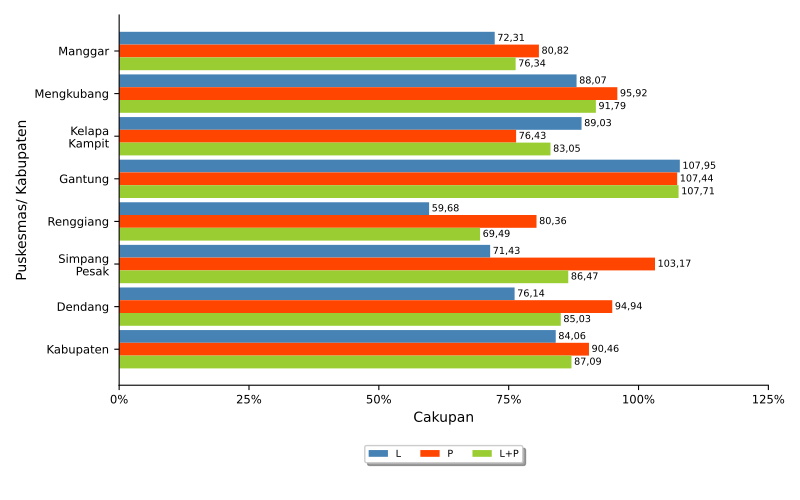

Generate this figure with Python:
import numpy as np
import matplotlib.pyplot as plt
import pandas
from textwrap import wrap
from matplotlib.ticker import FuncFormatter
import locale
locale.setlocale(locale.LC_ALL, 'id_ID.UTF8')

import sys, os, inspect
currentdir = os.path.dirname(os.path.abspath(inspect.getfile(inspect.currentframe())))
parentdir = os.path.dirname(currentdir)
sys.path.insert(0, parentdir)

berkasData = currentdir +'\\bab_05_19_dataImunDPTpol4.csv'
berkasSimpan = currentdir +'\\bab_05_19a_imunDPT.pdf'
# judulDiagram = 'Cakupan Imunisasi DPT-HB-Hib3\nTahun 2021'
sumbuX = 'Cakupan'
sumbuY = 'Puskesmas\ Kabupaten'
tickerSumbuX = np.arange(0,126,25)
labelRects1 = 'L'
labelRects2 = 'P'
labelRects3 = 'L+P'

# read data file
colnames = ['puskesmas','dptL','dptP','dptLP','pol4L','pol4P','pol4LP']
data = pandas.read_csv(berkasData, names=colnames, sep=';')
puskesmas = data.puskesmas.tolist()
bar1 = data.dptL.tolist()
bar2 = data.dptP.tolist()
bar3 = data.dptLP.tolist()
bar4 = data.pol4L.tolist()
bar5 = data.pol4P.tolist()
bar6 = data.pol4LP.tolist()

ind = np.arange(len(puskesmas))  # the x locations for the groups
width = 0.3       # the width of the bars
widthDL = 0.5      # spacing for data labels

# make bars
fig, ax = plt.subplots()
rects1 = ax.barh(ind, bar1, width, color='steelblue', label=labelRects1)
rects2 = ax.barh(ind + width, bar2, width, color='orangered', label = labelRects2)
rects3 = ax.barh(ind + 2*width, bar3, width, color='yellowgreen', label = labelRects3)

# add some text for labels, title and axes ticks
# ax.set_title(judulDiagram)
ax.set_xticks(tickerSumbuX)
ax.set_xlabel(sumbuX)
ax.xaxis.set_major_formatter(FuncFormatter(lambda x, pos: "{:n}%".format(x)))

ax.set_yticks(ind+width)
ax.set_yticklabels(list([ '\n'.join(wrap(l, 10)) for l in puskesmas ]))
ax.invert_yaxis()
ax.set_ylabel(sumbuY)

ax.tick_params(axis='both', which='major', labelsize='small')
ax.spines['top'].set_visible(False)
ax.spines['right'].set_visible(False)

# make legend box
box = ax.get_position()
ax.set_position([box.x0, box.y0 + box.height * 0.1, box.width, box.height * 0.9])
ax.legend(fontsize='x-small', loc='upper center', bbox_to_anchor=(0.5, -0.15), fancybox=True, shadow=True, ncol=3)

# add data label
for i, v in enumerate(bar1):
    ax.text(v + widthDL, i, '{:n}'.format(v), ha='left', va='center', fontsize='x-small')
for i, v in enumerate(bar2):
    ax.text(v + widthDL, i + width, '{:n}'.format(v), ha='left', va='center', fontsize='x-small')
for i, v in enumerate(bar3):
    ax.text(v + widthDL, i + 2*width, '{:n}'.format(v), ha='left', va='center', fontsize='x-small')

# finishing
pyrfig = plt.figure(1)
pyrfig.set_figwidth(8)
pyrfig.set_figheight(5)
# tight_layout to make consistent size
# adjust subplot to make room for legend
fig.subplots_adjust(bottom=-0.15)
plt.tight_layout()
plt.savefig(berkasSimpan)
plt.close(pyrfig)
# plt.show()
